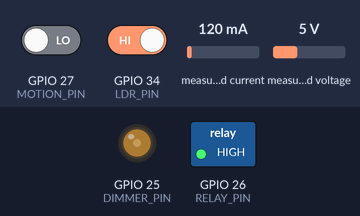
Bench run of a sketch on a simulated ESP32. Shown: switched loads named in the sketch (green lamp = pin HIGH), output pins drawn as LEDs (lit = HIGH). The inputs (shaded band) are chosen by the test bench; at power-on: GPIO 27 (MOTION_PIN) LOW, GPIO 34 (LDR_PIN) HIGH, measured current 120 mA, measured voltage 5 V. No radio packets arrive unless stated; what the sketch prints to the serial monitor is not drawn.

Above: at 1.2 s.
1.3 s: GPIO 27 (MOTION_PIN) driven HIGH
At 2.4 s:
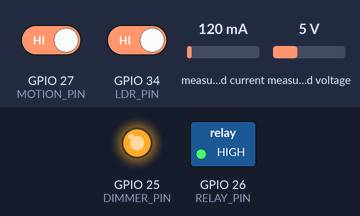
2.8 s: GPIO 34 (LDR_PIN) driven LOW
At 3.6 s:
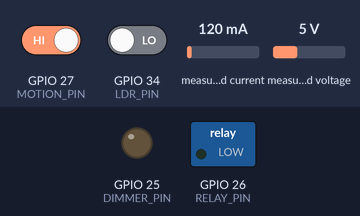
4.3 s: GPIO 34 (LDR_PIN) driven HIGH
At 4.7 s:
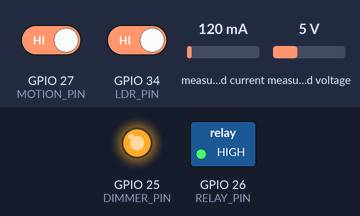
5.8 s: GPIO 27 (MOTION_PIN) driven LOW
At 7.1 s:
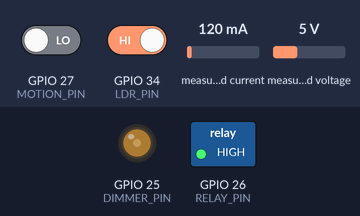
Timing chart, 0 to 8.3 s (numbered marks = the images above; inputs shaded):
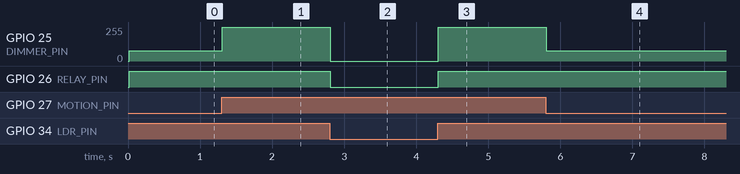

The sketch:

transmitter.ino
```cpp
#include <SPI.h>
#include <LoRa.h>
#include <PZEM004Tv30.h>
#include <RBDdimmer.h>

// ---------------- NODE DETAILS ----------------
#define NODE_ID "SL-01"
#define LOCATION "KIIT_GATE_1"

// ---------------- PIN DEFINITIONS ----------------
#define LDR_PIN 34
#define MOTION_PIN 27
#define RELAY_PIN 26

#define DIMMER_PIN 25
#define ZC_PIN 4

#define LORA_SS 5
#define LORA_RST 14
#define LORA_DIO0 2

// ---------------- OBJECTS ----------------
dimmerLamp dimmer(DIMMER_PIN, ZC_PIN);
HardwareSerial pzemSerial(2);
PZEM004Tv30 pzem(pzemSerial, 16, 17);

// ---------------- GLOBAL VARIABLES ----------------
bool isNight = false;
bool motionDetected = false;

float voltage = 0;
float current = 0;
float power = 0;

int brightness = 0;

// ---------------- TIMING ----------------
unsigned long lastLoRaTime = 0;
const unsigned long LORA_INTERVAL = 300000; // 5 minutes

// ======================================================
// SETUP
// ======================================================
void setup() {
  Serial.begin(115200);

  pinMode(LDR_PIN, INPUT);
  pinMode(MOTION_PIN, INPUT);
  pinMode(RELAY_PIN, OUTPUT);

  digitalWrite(RELAY_PIN, LOW);

  // Dimmer init
  dimmer.begin(NORMAL_MODE, ON);

  // LoRa init
  LoRa.setPins(LORA_SS, LORA_RST, LORA_DIO0);
  if (!LoRa.begin(433E6)) {
    Serial.println("LoRa Init Failed!");
    while (1);
  }

  Serial.println("Transmitter Ready");
}

// ======================================================
// LOOP
// ======================================================
void loop() {
  readSensors();
  updateLightingLogic();
  controlRelay();
  controlDimmer();
  readEnergy();

  if (millis() - lastLoRaTime >= LORA_INTERVAL) {
    sendLoRaData();
    lastLoRaTime = millis();
  }
}

// ======================================================
// FUNCTIONS
// ======================================================

void readSensors() {
  isNight = digitalRead(LDR_PIN);
  motionDetected = digitalRead(MOTION_PIN);
}

void updateLightingLogic() {
  if (!isNight) {
    brightness = 0;
  } else {
    brightness = motionDetected ? 100 : 30;
  }
}

void controlRelay() {
  digitalWrite(RELAY_PIN, isNight ? HIGH : LOW);
}

void controlDimmer() {
  dimmer.setPower(brightness);
}

void readEnergy() {
  voltage = pzem.voltage();
  current = pzem.current();
  power = pzem.power();
}

void sendLoRaData() {

  String data = "";

  data += "ID:" + String(NODE_ID);
  data += ",Loc:" + String(LOCATION);
  data += ",N:" + String(isNight);
  data += ",M:" + String(motionDetected);
  data += ",B:" + String(brightness);
  data += ",V:" + String(voltage);
  data += ",I:" + String(current);
  data += ",P:" + String(power);

  LoRa.beginPacket();
  LoRa.print(data);
  LoRa.endPacket();

  Serial.println("LoRa Sent:");
  Serial.println(data);
}
```

Measured:
- after the input at 1.3 s, GPIO 25 (DIMMER_PIN): 76/255 → 255/255 at once
- after the input at 2.8 s, GPIO 25 (DIMMER_PIN): 255/255 → 0/255 at once; GPIO 26 (RELAY_PIN): HIGH → LOW at once
- after the input at 4.3 s, GPIO 25 (DIMMER_PIN): 0/255 → 255/255 at once; GPIO 26 (RELAY_PIN): LOW → HIGH at once
- after the input at 5.8 s, GPIO 25 (DIMMER_PIN): 255/255 → 76/255 at once
